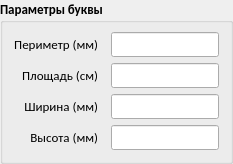
       <widget class="QGroupBox" name="paramGroupBox">
        <property name="sizePolicy">
         <sizepolicy hsizetype="Preferred" vsizetype="Preferred">
          <horstretch>0</horstretch>
          <verstretch>0</verstretch>
         </sizepolicy>
        </property>
        <property name="minimumSize">
         <size>
          <width>0</width>
          <height>0</height>
         </size>
        </property>
        <property name="maximumSize">
         <size>
          <width>16777215</width>
          <height>16777215</height>
         </size>
        </property>
        <property name="font">
         <font>
          <family>Calibri</family>
          <pointsize>10</pointsize>
          <weight>75</weight>
          <bold>true</bold>
         </font>
        </property>
        <property name="title">
         <string>Параметры буквы</string>
        </property>
        <property name="flat">
         <bool>false</bool>
        </property>
        <layout class="QGridLayout" name="gridLayout_3">
         <property name="topMargin">
          <number>9</number>
         </property>
         <property name="horizontalSpacing">
          <number>13</number>
         </property>
         <item row="0" column="1">
          <widget class="QLineEdit" name="perimeterLineEdit">
           <property name="font">
            <font>
             <family>Calibri</family>
             <pointsize>10</pointsize>
             <weight>50</weight>
             <bold>false</bold>
            </font>
           </property>
          </widget>
         </item>
         <item row="0" column="0">
          <widget class="QLabel" name="perimeterLabel">
           <property name="font">
            <font>
             <family>Calibri</family>
             <pointsize>10</pointsize>
             <weight>50</weight>
             <bold>false</bold>
            </font>
           </property>
           <property name="text">
            <string>Периметр (мм)</string>
           </property>
           <property name="alignment">
            <set>Qt::AlignRight|Qt::AlignTrailing|Qt::AlignVCenter</set>
           </property>
          </widget>
         </item>
         <item row="2" column="1">
          <widget class="QLineEdit" name="widthLineEdit">
           <property name="font">
            <font>
             <family>Calibri</family>
             <pointsize>10</pointsize>
             <weight>50</weight>
             <bold>false</bold>
            </font>
           </property>
          </widget>
         </item>
         <item row="1" column="1">
          <widget class="QLineEdit" name="squareLineEdit">
           <property name="font">
            <font>
             <family>Calibri</family>
             <pointsize>10</pointsize>
             <weight>50</weight>
             <bold>false</bold>
            </font>
           </property>
          </widget>
         </item>
         <item row="1" column="0">
          <widget class="QLabel" name="squareLabel">
           <property name="font">
            <font>
             <family>Calibri</family>
             <pointsize>10</pointsize>
             <weight>50</weight>
             <bold>false</bold>
            </font>
           </property>
           <property name="text">
            <string>Площадь (см)</string>
           </property>
           <property name="alignment">
            <set>Qt::AlignRight|Qt::AlignTrailing|Qt::AlignVCenter</set>
           </property>
          </widget>
         </item>
         <item row="2" column="0">
          <widget class="QLabel" name="widthLabel">
           <property name="font">
            <font>
             <family>Calibri</family>
             <pointsize>10</pointsize>
             <weight>50</weight>
             <bold>false</bold>
            </font>
           </property>
           <property name="text">
            <string>Ширина (мм)</string>
           </property>
           <property name="alignment">
            <set>Qt::AlignRight|Qt::AlignTrailing|Qt::AlignVCenter</set>
           </property>
          </widget>
         </item>
         <item row="3" column="0">
          <widget class="QLabel" name="heightLabel">
           <property name="font">
            <font>
             <family>Calibri</family>
             <pointsize>10</pointsize>
             <weight>50</weight>
             <bold>false</bold>
            </font>
           </property>
           <property name="text">
            <string>Высота (мм)</string>
           </property>
           <property name="alignment">
            <set>Qt::AlignRight|Qt::AlignTrailing|Qt::AlignVCenter</set>
           </property>
          </widget>
         </item>
         <item row="3" column="1">
          <widget class="QLineEdit" name="heightLineEdit">
           <property name="font">
            <font>
             <family>Calibri</family>
             <pointsize>10</pointsize>
             <weight>50</weight>
             <bold>false</bold>
            </font>
           </property>
          </widget>
         </item>
        </layout>
       </widget>
